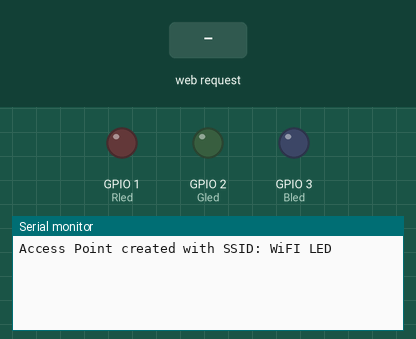
The sketch below on a simulated ESP8266 (NodeMCU). Parts: output pins drawn as LEDs (lit = HIGH), the last lines printed to the serial monitor. The test bench sets the inputs (shaded band). WiFi joins after 1.5 s; servers stay silent unless stated.

Above: at 1.2 s.
1.3 s: HTTP request GET / received
At 2.4 s:
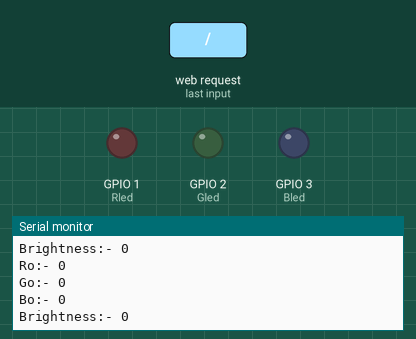
2.8 s: HTTP request GET /connect received
At 3.2 s:
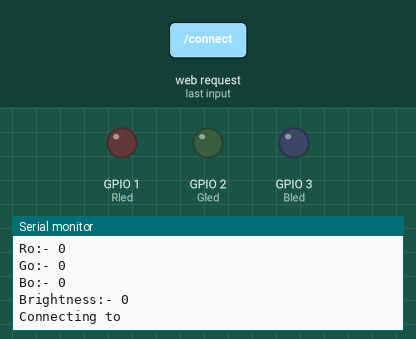
4.8 s: HTTP request GET /settings received
At 6.2 s:
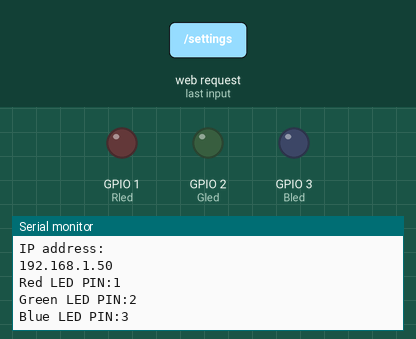

The sketch:

WiFI_LED_ESP01.ino
```cpp
#include <ESP8266WiFi.h>
#include <ESP8266WebServer.h>

const bool serial = false;
const char* ssid = "WiFI LED";
const char* password = "12345678";

ESP8266WebServer server(80);

int Rbri,Gbri,Bbri,Totalbri,Robri,Gobri,Bobri;
int Rled = 1;
int Gled = 2;
int Bled = 3;

void setup() {
  if(serial){
    Serial.begin(115200);
  }else{
  pinMode(1, FUNCTION_3);
  pinMode(3, FUNCTION_3);
  }

  WiFi.mode(WIFI_AP);
  WiFi.softAP(ssid, password);
  Serial.print("Access Point created with SSID: ");
  Serial.println(ssid);

  server.on("/", handleRoot);
  server.on("/network", handleNetwork);
  server.on("/connect", handleConnect);
  server.on("/settings", handleSettings);

  server.begin();
}

void loop() {
  server.handleClient();
  int rpwm = map(Robri,0,100,0,1024);
  int gpwm = map(Gobri,0,100,0,1024);
  int bpwm = map(Bobri,0,100,0,1024);
  if(!serial){
    analogWrite(Rled,rpwm);
    analogWrite(Gled,gpwm);
    analogWrite(Bled,bpwm);
  }
  /*
  Serial.print("R led pwm- ");Serial.println(rpwm);
  Serial.print("G led pwm- ");Serial.println(gpwm);
  Serial.print("B led pwm- ");Serial.println(bpwm);
  */
}

void handleNetwork() {
  String response = "";
  response += "<html><head><link rel='stylesheet' href='https://cdn.jsdelivr.net/npm/water.css@2/out/water.css'></head><body>";
  response += "<h1>";
  response += WiFi.SSID();
  response += "</h1></body></html>";
  response += "<form method='post' action='/connect'>";
  response += "<select name='ssid'>";
  int n = WiFi.scanNetworks();
  for (int i = 0; i < n; ++i) {
    response += "<option value='";
    response += WiFi.SSID(i);
    response += "'>";
    response += WiFi.SSID(i);
    response += "</option>";
  }
  response += "</select><br>";
  response += "<input type='password' name='password' placeholder='Password'><br>";
  response += "<input type='submit' value='Connect'>";
  response += "</form>";
  response += "<a href='/'>Home</a>";
  response += "</body></html>";
  server.send(200, "text/html", response);
}

bool connectToNet(String ssid, String password){
  Serial.println("Connecting to ");
  Serial.println(ssid);
  WiFi.begin(ssid, password);
  int count = 0;
  while (WiFi.status() != WL_CONNECTED) {
    delay(500);
    Serial.print(".");
    count++;
    if(count >= 30){
      Serial.println("");
      Serial.println("Timeout");
      Serial.println("Failed to Connect to:");
      Serial.println(ssid);
      return false;
      break;
      }
  }
  Serial.println("");
  Serial.println("WiFi connected");
  Serial.println("IP address: ");
  Serial.println(WiFi.localIP());
  return true;
}

void handleConnect() {
  String lastSSID = WiFi.SSID();
  String lastPWD = WiFi.psk();
  String ssid = server.arg("ssid");
  String password = server.arg("password");

  server.sendHeader("Location", "/network");
  server.send(301, "text/plain", "");

  bool net_status = connectToNet(ssid, password);

  if(net_status){
    WiFi.mode(WIFI_STA);
  }else{
    net_status = connectToNet(lastSSID, lastPWD);
    if(net_status){
      String response = "<html<head><link rel='stylesheet' href='https://cdn.jsdelivr.net/npm/water.css@2/out/water.css'></head>><body><h1>Failed to connect to network:";
      response += ssid;
      response += "</h1></body></html>";
      server.send(200, "text/html", response);
      WiFi.mode(WIFI_STA);
    }else{
      WiFi.mode(WIFI_AP);
    }
  }
}

void handleRoot() {
     char temp[1500];
     snprintf ( temp, 5000,"<html>\
    <head>\
    <link rel='stylesheet' href='https://cdn.jsdelivr.net/npm/water.css@2/out/water.css'>\
      <title>Tamas Leds</title>\
    </head>\
    <body>\
      <h1>WiFI LEDs Tamas</h1>\
      <form action='/' method='POST'>\
      Red: <input type='number' name='Red' value='%02d'>\<br>\
      Green: <input type='number' name='Green' value='%02d'>\<br>\
      Blue: <input type='number' name='Blue' value='%02d'>\<br>\
      Brightness: <input type='number' name='Brightness' value='%02d'>\<br>\
      <input type='submit' value='Submit'>\<br>\
    </form>\
    <form action='/' method='POST'>\
      <input type='hidden' name='Red' value='100'>\
      <input type='hidden' name='Green' value='100'>\
      <input type='hidden' name='Blue' value='100'>\
      <input type='hidden' name='Brightness' value='100'>\
      <input type='submit' value='ON'>\
    </form>\
    <form action='/' method='POST'>\
      <input type='hidden' name='Red' value='1'>\
      <input type='hidden' name='Green' value='1'>\
      <input type='hidden' name='Blue' value='1'>\
      <input type='hidden' name='Brightness' value='1'>\
      <input type='submit' value='OFF'>\
    </form>\
    <input type='submit' onclick='location.reload()' value='Reload'>\ Press this after submiting settings!\<br>\
    <a href='/settings'>Settings</a>\ <br>\
    <a href='/network'>Network Settings</a>\
    </body>\
  </html>",
      Rbri,Gbri,Bbri,Totalbri
     );
  server.send(200, "text/html", temp);

  //Sending Webpage submitted value to calculation.
  Get_String(String(server.arg("Red")),String(server.arg("Green")),String(server.arg("Blue")),String(server.arg("Brightness")));
}

void Get_String(String R,String G,String B,String Bri){
  int a,b,c,d;
  a = R.toInt();
  b = G.toInt();
  c = B.toInt();
  d = Bri.toInt();
  Serial.print(a);Serial.print(",");
  Serial.print(b);Serial.print(",");
  Serial.print(c);Serial.print(",");
  Serial.println(d);
  if(d>0) Totalbri = constrain(d,0,100);
  if(a>0) Rbri = constrain(a,0,100);
  if(b>0) Gbri = constrain(b,0,100);
  if(c>0) Bbri = constrain(c,0,100);
  Serial.print("R:- ");
  Serial.println(Rbri);
  Serial.print("G:- ");
  Serial.println(Gbri);
  Serial.print("B:- ");
  Serial.println(Bbri);
  Serial.print("Brightness:- ");
  Serial.println(Totalbri);
  Robri = Rbri*Totalbri/100;
  Gobri = Gbri*Totalbri/100;
  Bobri = Bbri*Totalbri/100;
  Serial.print("Ro:- ");
  Serial.println(Robri);
  Serial.print("Go:- ");
  Serial.println(Gobri);
  Serial.print("Bo:- ");
  Serial.println(Bobri);
  Serial.print("Brightness:- ");
  Serial.println(Totalbri);
}

void handleSettings(){
  char response[2000];
  sprintf(response, "<html>\
    <head>\
      <link rel='stylesheet' href='https://cdn.jsdelivr.net/npm/water.css@2/out/water.css'>\
      <title>Tamas Leds</title>\
    </head>\
    <body>\
      <h1>Pin Settings</h1>\
      <form action='/settings' method='post'>\
        Red LED Pin: <input type='number' name='RedLED' value='%d'>\ <br>\
        Green LED Pin: <input type='number' name='GreenLED' value='%d'>\ <br>\
        Blue LED Pin: <input type='number' name='BlueLED' value='%d'>\ <br>\
        <input type='submit' onclick='location.reload()' value='Submit'>\
      </form>\
      <input type='submit' onclick='location.reload()' value='Reload'>\ Press this after submiting settings!\<br>\
      <a href='/'>Done</a>\
      </body></html>", Rled, Gled, Bled);
  server.send(200, "text/html", response);
  if(atoi(server.arg("RedLED").c_str()) != 0 && atoi(server.arg("GreenLED").c_str()) != 0 && atoi(server.arg("BlueLED").c_str()) != 0){
    Rled = atoi(server.arg("RedLED").c_str());
    Gled = atoi(server.arg("GreenLED").c_str());
    Bled = atoi(server.arg("BlueLED").c_str());
  }
  Serial.print("Red LED PIN:"); Serial.println(Rled);
  Serial.print("Green LED PIN:"); Serial.println(Gled);
  Serial.print("Blue LED PIN:"); Serial.println(Bled);
  if(!serial){
    pinMode(Rled,OUTPUT);
    pinMode(Gled,OUTPUT);
    pinMode(Bled,OUTPUT);
  }
}
```

Measured:
- after the input at 1.3 s, the serial monitor: prints a new line at once (image 1)
- after the input at 2.8 s, the serial monitor: prints a new line at once (image 2)
- after the input at 4.8 s, the serial monitor: prints a new line at once (image 3)
